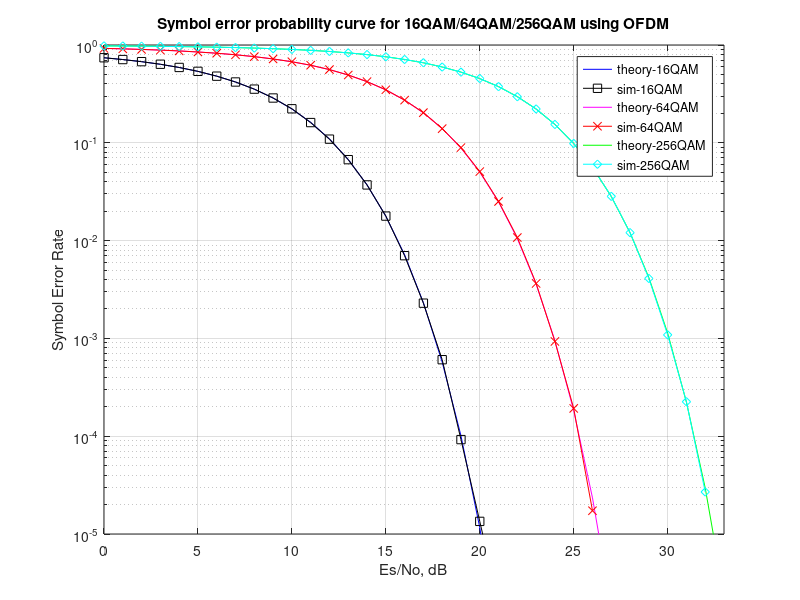

Here is the MATLAB script that generated this plot:
%%%%%%%%%%%%%%%%%%%%%%%%%%%%%%%%%%%%%%%%%%%%%%%%%%%%%%%%%%%%
% All rights reserved by Krishna Pillai, http://www.dsplog.com 
% The file may not be re-distributed without explicit authorization
% from Krishna Pillai.
% Checked for proper operation with Octave Version 3.0.0
% Author	: Krishna Pillai
% Email		: krishna@dsplog.com
% Version	: 1.0
% Date		: 01 January 2012
% %%%%%%%%%%%%%%%%%%%%%%%%%%%%%%%%%%%%%%%%%%%%%%%%%%%%%%%%%%

% Computing the Symbol Error probability for a general M-QAM 
% using OFDM modulation

function compute_symbol_error_rate_qam_ofdm_awgn()

close all; figure
EsN0dB 	= [0:33]; % symbol to noise ratio
M 	= [16 64 256]; % 16QAM/64QAM and 256 QAM  
color_vec1 = {'b-','m-','g-'};    
color_vec2 = {'ks-','rx-','cd-'};    
for (jj= 1:length(M))
	k      = sqrt(1/((2/3)*(M(jj)-1))); 
	simSer(jj,:) = compute_symbol_error_rate(EsN0dB, M(jj));
	theorySer(jj,:) = 2*(1-1/sqrt(M(jj)))*erfc(k*sqrt((10.^(EsN0dB/10)))) ...
	              - (1-2/sqrt(M(jj)) + 1/M(jj))*(erfc(k*sqrt((10.^(EsN0dB/10))))).^2;
	semilogy(EsN0dB,theorySer(jj,:),color_vec1(jj));
	hold on
	semilogy(EsN0dB,simSer(jj,:),   color_vec2(jj));
end
axis([0 33 10^-5 1])
grid on
legend('theory-16QAM', 'sim-16QAM', 'theory-64QAM', 'sim-64QAM', 'theory-256QAM', 'sim-256QAM');
xlabel('Es/No, dB')
ylabel('Symbol Error Rate')
title('Symbol error probability curve for 16QAM/64QAM/256QAM using OFDM');
return ;

function [simSer] = compute_symbol_error_rate(EsN0dB, M);

% ofdm specifications
nFFT = 64; % fft size
nDSC = 52; % number of data subcarriers
nConstperOFDMsym = 52; % number of bits per OFDM symbol (same as the number of subcarriers for BPSK)
nOFDMsym = 10^4; % number of ofdm symbols

% modulation 
k = sqrt(1/((2/3)*(M-1))); % normalizing factor
m = [1:sqrt(M)/2]; % alphabets
alphaMqam = [-(2*m-1) 2*m-1]; 

EsN0dB_eff = EsN0dB  + 10*log10(nDSC/nFFT) + 10*log10(64/80); % accounting for the used subcarriers and cyclic prefix

for ii = 1:length(EsN0dB)

   % Transmitter
   ipMod = randsrc(1,nConstperOFDMsym*nOFDMsym,alphaMqam) + j*randsrc(1,nConstperOFDMsym*nOFDMsym,alphaMqam);
   ipMod_norm = k*reshape(ipMod,nConstperOFDMsym,nOFDMsym).'; % grouping into multiple symbolsa

   % Assigning modulated symbols to subcarriers from [-26 to -1, +1 to +26]
   xF = [zeros(nOFDMsym,6) ipMod_norm(:,[1:nConstperOFDMsym/2]) zeros(nOFDMsym,1) ipMod_norm(:,[nConstperOFDMsym/2+1:nConstperOFDMsym]) zeros(nOFDMsym,5)] ;
   
   % Taking FFT, the term (nFFT/sqrt(nDSC)) is for normalizing the power of transmit symbol to 1 
   xt = (nFFT/sqrt(nDSC))*ifft(fftshift(xF.')).';

   % Appending cylic prefix
   xt = [xt(:,[49:64]) xt];

   % Concatenating multiple symbols to form a long vector
   xt = reshape(xt.',1,nOFDMsym*80);

   % Gaussian noise of unit variance, 0 mean
   nt = 1/sqrt(2)*[randn(1,nOFDMsym*80) + j*randn(1,nOFDMsym*80)];

   % Adding noise, the term sqrt(80/64) is to account for the wasted energy due to cyclic prefix
   yt = sqrt(80/64)*xt + 10^(-EsN0dB_eff(ii)/20)*nt;

   % Receiver
   yt = reshape(yt.',80,nOFDMsym).'; % formatting the received vector into symbols
   yt = yt(:,[17:80]); % removing cyclic prefix

   % converting to frequency domain
   yF = (sqrt(nDSC)/nFFT)*fftshift(fft(yt.')).'; 
   yMod = sqrt(64/80)*yF(:,[6+[1:nConstperOFDMsym/2] 7+[nConstperOFDMsym/2+1:nConstperOFDMsym] ]); 

   % demodulation
   y_re = real(yMod)/k;
   y_im = imag(yMod)/k;
   % rounding to the nearest alphabet
   % 0 to 2 --> 1
   % 2 to 4 --> 3
   % 4 to 6 --> 5 etc
   ipHat_re = 2*floor(y_re/2)+1;
   ipHat_re(find(ipHat_re>max(alphaMqam))) = max(alphaMqam);
   ipHat_re(find(ipHat_re<min(alphaMqam))) = min(alphaMqam);
            
   % rounding to the nearest alphabet
   % 0 to 2 --> 1
   % 2 to 4 --> 3
   % 4 to 6 --> 5 etc
   ipHat_im = 2*floor(y_im/2)+1;
   ipHat_im(find(ipHat_im>max(alphaMqam))) = max(alphaMqam);
   ipHat_im(find(ipHat_im<min(alphaMqam))) = min(alphaMqam);
    
   ipHat = ipHat_re + j*ipHat_im; 

   % converting to vector 
   ipHat_v = reshape(ipHat.',nConstperOFDMsym*nOFDMsym,1).';

   % counting the errors
   nErr(ii) = size(find(ipMod - ipHat_v ),2);

end
simSer = nErr/(nOFDMsym*nConstperOFDMsym);

return;







